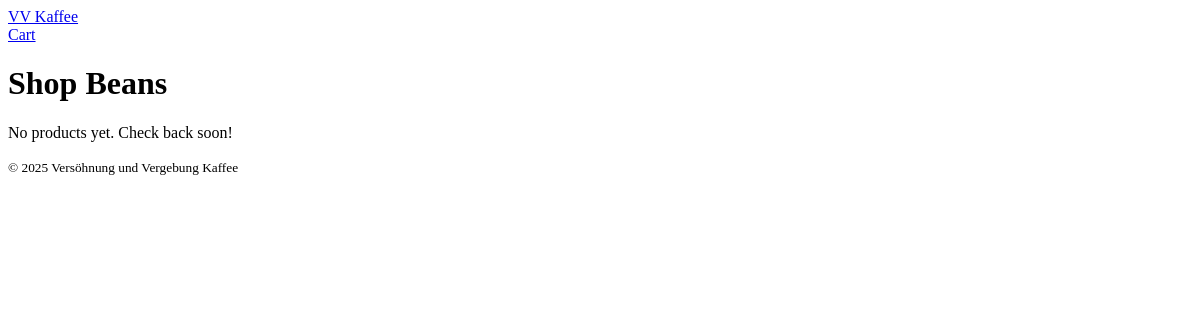
/shop/, run on an earlier commit of the app's database.
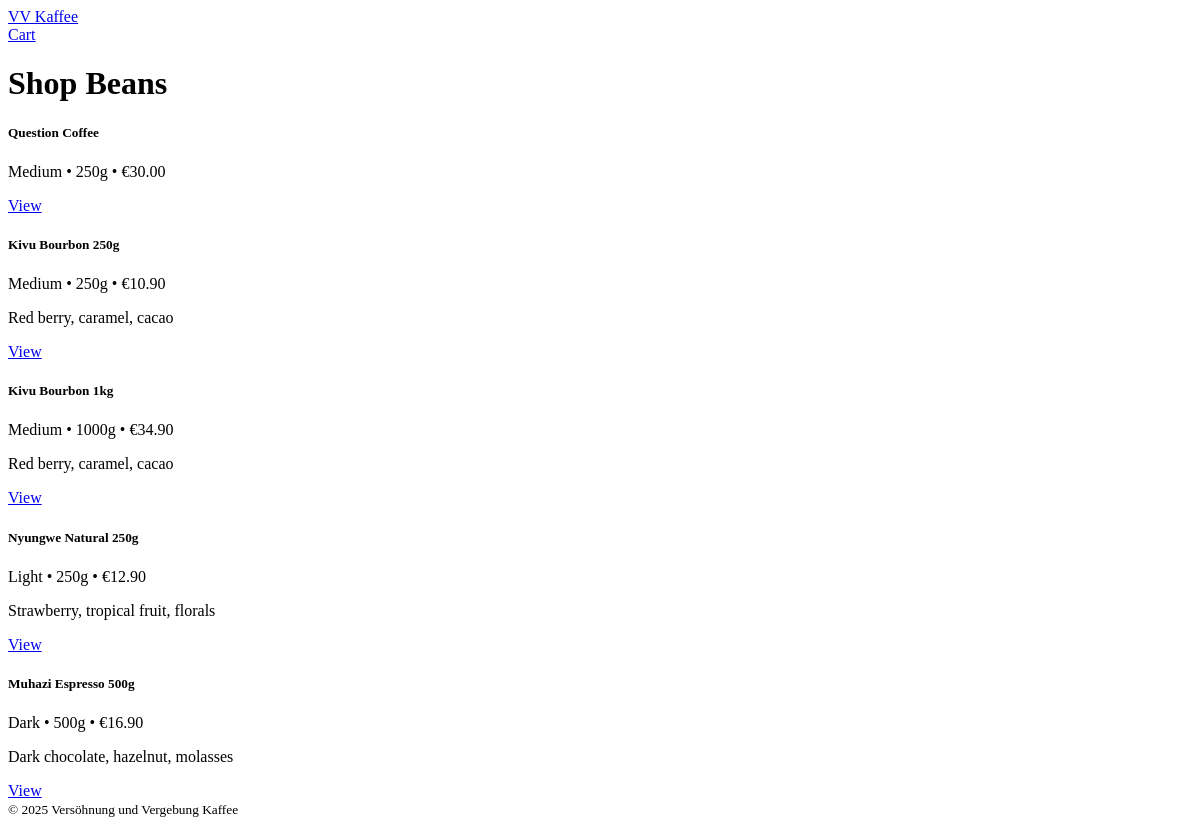
And on a later commit of the database.
### products/models.py (models this page shows, shortened)
class Product(models.Model):
    ROAST_CHOICES = [
        ("light", "Light Roast"),
        ("medium", "Medium Roast"),
        ("dark", "Dark Roast"),
    ]
    GRIND_CHOICES = [
        ("whole", "Whole Beans"),
        ("espresso", "Espresso Grind"),
        ("filter", "Filter Grind"),
        ("french_press", "French Press"),
    ]
    name = models.CharField(max_length=120)
    slug = models.SlugField(max_length=140, unique=True, blank=True)
    sku = models.CharField(max_length=30, unique=True)
    category = models.ForeignKey(Category, on_delete=models.SET_NULL, null=True, blank=True, related_name="products")
    origin = models.CharField(max_length=120, default="Rwanda")
    farm = models.CharField(max_length=120, blank=True)
    variety = models.CharField(max_length=120, blank=True)     # e.g., Bourbon, Jackson
    altitude_masl = models.PositiveIntegerField(null=True, blank=True)  # meters above sea level
    process = models.CharField(max_length=120, blank=True)      # e.g., Washed, Natural, Honey
    roast_type = models.CharField(max_length=20, choices=ROAST_CHOICES, default="medium")
    tasting_notes = models.CharField(max_length=200, blank=True)
    price = models.DecimalField(max_digits=8, decimal_places=2)  # EUR
    weight_grams = models.PositiveIntegerField(default=250)      # 250g, 500g, 1000g, etc.
    available_grinds = models.CharField(max_length=120, default="whole")  # comma list of GRIND_CHOICES keys
    stock = models.PositiveIntegerField(default=0)
    is_active = models.BooleanField(default=True)
    image = models.ImageField(upload_to="products/", blank=True, null=True)
    description = models.TextField(blank=True)
    created_at = models.DateTimeField(auto_now_add=True)
    updated_at = models.DateTimeField(auto_now=True)
    class Meta:
        ordering = ["name"]
        indexes = [
            models.Index(fields=["slug"]),
            models.Index(fields=["sku"]),
        ]
    def get_absolute_url(self):
        return reverse("products:detail", kwargs={"slug": self.slug})

### products/views.py (the view)
# urls.py: path("", views.ProductListView.as_view(), name="list"),
class ProductListView(ListView):
    model = Product
    template_name = "products/product_list.html"
    context_object_name = "products"
    paginate_by = 12
    def get_queryset(self):
        return Product.objects.filter(is_active=True).order_by("-created_at")

### cart/context_processors.py (called while the page is built)
def cart_summary(request):
    cart = request.session.get(CART_SESSION_KEY, {})
    item_count = sum(int(item.get("quantity", 0)) for item in cart.values())
    subtotal = sum(
        Decimal(item["price"]) * int(item["quantity"]) for item in cart.values()
    ) if cart else Decimal("0.00")
    shipping = Decimal("0.00") if subtotal >= Decimal("39.00") else (Decimal("4.90") if subtotal > 0 else Decimal("0.00"))
    total = (subtotal + shipping).quantize(Decimal("0.01"))
    return {
        "cart_item_count": item_count,
        "cart_subtotal": subtotal.quantize(Decimal("0.01")),
        "cart_total": total,
    }

### products/templates/products/product_list.html (shortened to what this page needs)
{% extends "base.html" %}
{% block content %}
  <h1 class="mb-4">Shop Beans</h1>
  {% if products %}
    <div class="row g-4">
      {% for p in products %}
        <div class="col-12 col-sm-6 col-md-4 col-lg-3">
          <div class="card h-100">
            <div class="card-body d-flex flex-column">
              <h5 class="card-title">{{ p.name }}</h5>
              <p class="mb-1 text-muted">
                {{ p.roast_type|title }} • {{ p.weight_grams }}g • €{{ p.price }}
              </p>
              {% if p.tasting_notes %}
                <p class="small text-secondary mb-2">{{ p.tasting_notes }}</p>
              {% endif %}
              <a href="{{ p.get_absolute_url }}" class="mt-auto btn btn-primary">View</a>
            </div>
          </div>
        </div>
      {% endfor %}
    </div>
  {% else %}
    <p>No products yet. Check back soon!</p>
  {% endif %}
{% endblock %}

### templates/base.html (shortened to what this page needs)
<!doctype html>
<html lang=""en"">
  <head>
    <link href=""https://cdn.jsdelivr.net/npm/bootstrap@5.3.3/dist/css/bootstrap.min.css"" rel=""stylesheet"">
  </head>
  <body class=""bg-light"">
    <nav class="navbar navbar-expand-lg navbar-dark bg-dark">
      <div class="container">
        <a class="navbar-brand" href="/">VV Kaffee</a>
        <div class="ms-auto d-flex align-items-center gap-2">
          <a class="btn btn-outline-light btn-sm position-relative" href="/cart/">
            Cart
          </a>
        </div>
      </div>
    </nav>
    <main class=""container py-5"">
      {% block content %}{% endblock %}
    </main>
    <footer class=""text-center py-4 text-secondary"">
      <small>&copy; {% now "Y" %} Versöhnung und Vergebung Kaffee</small>
    </footer>
  </body>
</html>

What changed in the data, as far as the page shows it:
added Product: name "Question Coffee", roast_type "Medium", weight_grams "250", price "30.00"
added Product: name "Kivu Bourbon 250g", roast_type "Medium", weight_grams "250", price "10.90", tasting_notes "Red berry, caramel, cacao"
added Product: name "Kivu Bourbon 1kg", roast_type "Medium", weight_grams "1000", price "34.90", tasting_notes "Red berry, caramel, cacao"
added Product: name "Nyungwe Natural 250g", roast_type "Light", weight_grams "250", price "12.90", tasting_notes "Strawberry, tropical fruit, florals"
added Product: name "Muhazi Espresso 500g", roast_type "Dark", weight_grams "500", price "16.90", tasting_notes "Dark chocolate, hazelnut, molasses"
Also different on the page:
text no longer shown: "No products yet. Check back soon!"
